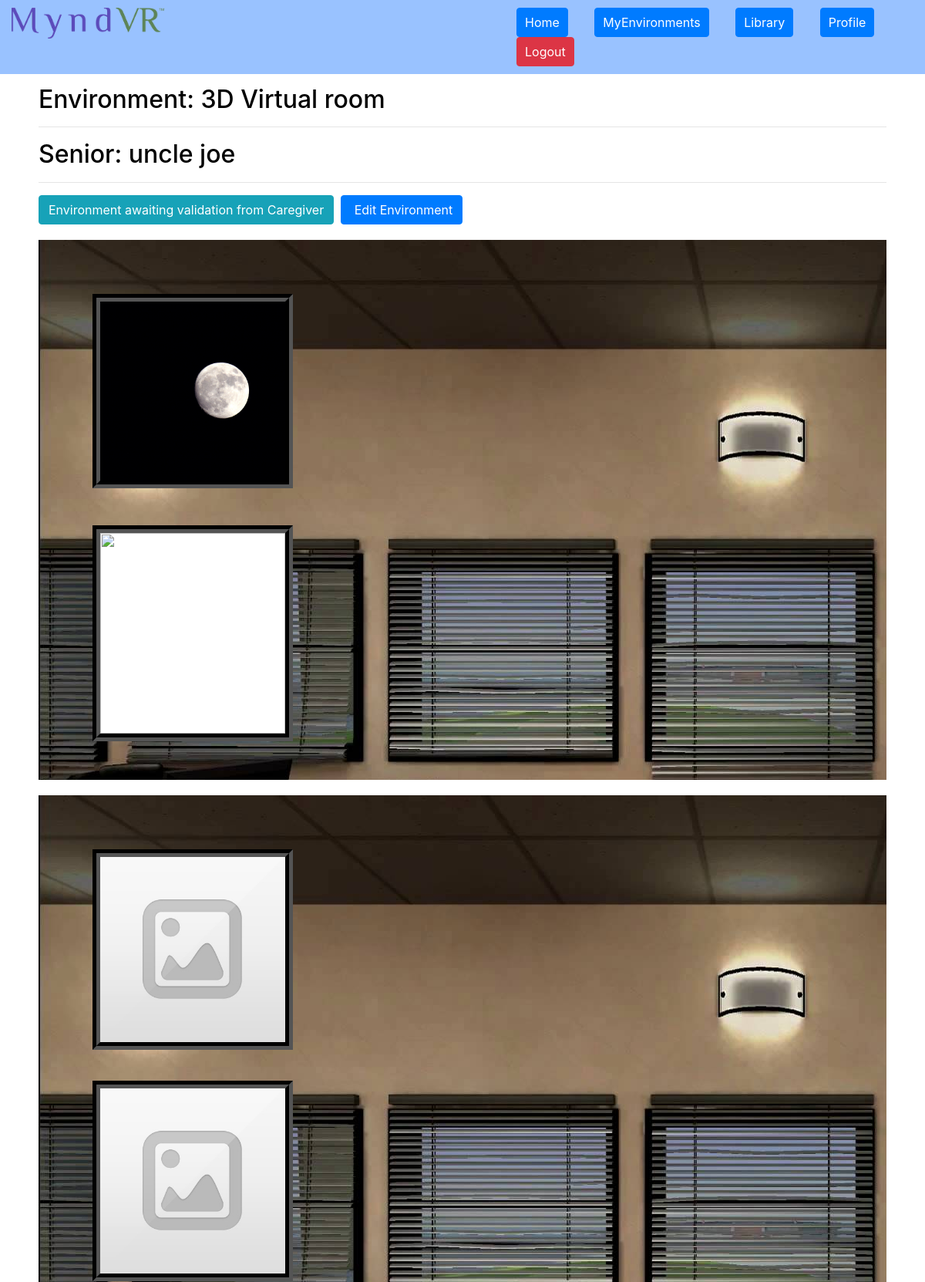
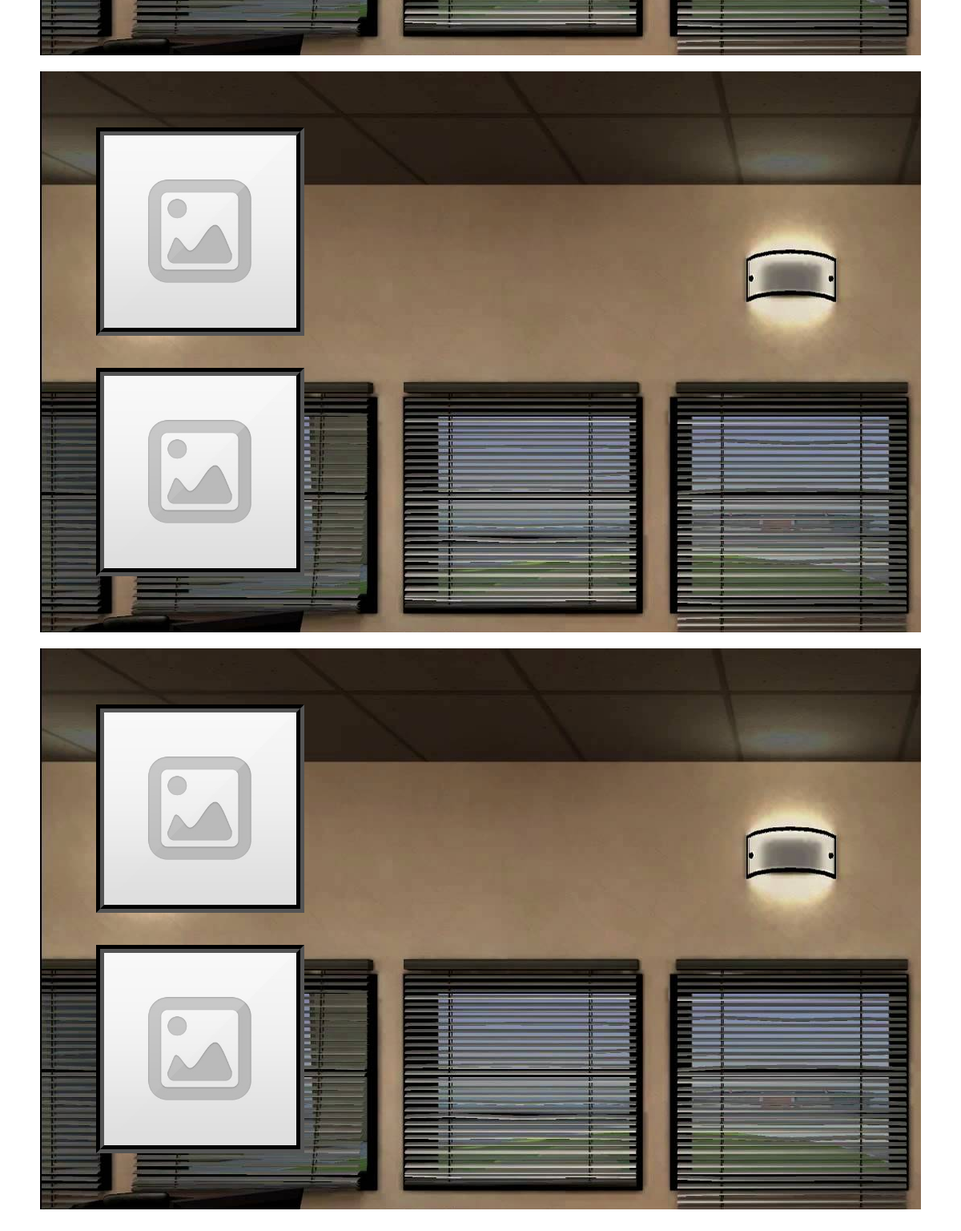
Screenshot of /index.php?pagetype=view&env_id=1&env_config_id=2 (signed in) with the database file from the repository (2 pictures, top to bottom).
### tables this page shows
CREATE TABLE `environments` (
  `env_id` int(11) NOT NULL,
  `env_name` varchar(100) NOT NULL,
  `details` varchar(1000) NOT NULL,
  `side1` varchar(200) NOT NULL,
  `side2` varchar(200) NOT NULL,
  `side3` varchar(200) NOT NULL,
  `side4` varchar(200) NOT NULL,
  `tablename` varchar(200) NOT NULL,
  `timestamp` varchar(100) NOT NULL,
  `flag` int(1) NOT NULL DEFAULT '0'
);

CREATE TABLE `env1` (
  `env_config_id` int(11) NOT NULL,
  `user_id` int(4) NOT NULL,
  `s_id` int(11) NOT NULL,
  `timestamp` varchar(100) NOT NULL,
  `flag` int(1) NOT NULL DEFAULT '0',
  `img_no` int(2) NOT NULL DEFAULT '8',
  `img_placeholder_1` int(5) NOT NULL DEFAULT '0',
  `img_placeholder_2` int(5) NOT NULL DEFAULT '0',
  `img_placeholder_3` int(5) NOT NULL DEFAULT '0',
  `img_placeholder_4` int(5) NOT NULL DEFAULT '0',
  `img_placeholder_5` int(5) NOT NULL DEFAULT '0',
  `img_placeholder_6` int(5) NOT NULL DEFAULT '0',
  `img_placeholder_7` int(5) NOT NULL DEFAULT '0',
  `img_placeholder_8` int(5) NOT NULL DEFAULT '0'
);

CREATE TABLE `seniors` (
  `s_id` int(11) NOT NULL,
  `user_id` int(6) NOT NULL,
  `profile` int(3) NOT NULL,
  `fullname` varchar(200) NOT NULL,
  `details` varchar(500) NOT NULL,
  `timestamp` varchar(100) NOT NULL,
  `flag` int(1) NOT NULL
);

### view.php (the view, shortened to what this page needs)
<?php
include "userauth.php";
?>
<div class="below">
<div class="col Environments">
<?php
	$query = "SELECT * FROM environments where env_id=$env_id";
	$results = mysqli_query($con, $query);
	while($row = mysqli_fetch_array($results))
	{
		$envname = $row['env_name'];
		$tablename = $row['tablename'];
		$side1 = $row['side1'];
		$side2 = $row['side2'];
		$side3 = $row['side3'];
		$side4 = $row['side4'];
		echo '<h2>Environment: '.$envname.'</h2><hr>';
		if($usertype>2)
		{
			$subquery = "SELECT * FROM ".$tablename." WHERE env_config_id=$env_config_id";
		}
		$subresults = mysqli_query($con, $subquery);
		while($subrow = mysqli_fetch_array($subresults))
		{
			$current_s_id = $subrow["s_id"];
			$user_id = $subrow["user_id"];
			$img_no = $subrow['img_no'];
			$flag = $subrow['flag'];
			$subquery2 = "SELECT * FROM seniors where s_id=$current_s_id";
			$subresults2 = mysqli_query($con, $subquery2);
			while($subrow2 = mysqli_fetch_array($subresults2))
			{
				$current_sname = $subrow2["fullname"];
			}
			echo '<h2>Senior: '.$current_sname.'</h2><hr>';
			if($flag==0)
				echo '<div class="btn btn-info">Environment awaiting validation from Caregiver</div>';
			echo '&nbsp&nbsp<a href="index.php?pagetype=edit&env_id='.$env_id.'&env_config_id='.$env_config_id.'"><div class="btn btn-primary"><i class="fa fa-pencil" aria-hidden="true"></i>&nbspEdit Environment</div></a>';
			$imgarray = [];
			for($i=1;$i<=$img_no;$i++)
			{
				$temp_imgid = $subrow['img_placeholder_'.$i];
				$link = "";
				if($temp_imgid!=0)
				{
					$subquery2 = "SELECT * FROM imagedb WHERE img_id=$temp_imgid";
					$subresults2 = mysqli_query($con, $subquery2);
					while($subrow2 = mysqli_fetch_array($subresults2))
					{
						$link = $subrow2['img_link'];
					}
					array_push($imgarray,$link);
				}
				else
				{
					$link = "images/default.jpg";
					array_push($imgarray,$link);
				}
			}
		}
	}
?>
	<?php
	$availableimgids = [];
	$availableimglinks = [];
	$query = "SELECT img_id, img_link FROM imagedb where user_id=$user_id and s_id=$current_s_id";
	$results = mysqli_query($con, $query);
	while($row = mysqli_fetch_array($results))
	{
		array_push($availableimgids, $row['img_id']);
		array_push($availableimglinks, $row['img_link']);
	}
		function get_place($i, $imgarray, $availableimgids, $availableimglinks)
		{
			if($imgarray[$i-1]!='null')
			{
				echo '<div class="viewholder"><div><div class="imgholder"><img src="'.$imgarray[$i-1].'" /></div></div></div>';
			}
		}
		echo '<div class="env_side" style="background:url('.$side1.')">';
			echo get_place(1, $imgarray, $availableimgids, $availableimglinks);
			echo get_place(2, $imgarray, $availableimgids, $availableimglinks);
		echo '</div>';
		echo '<div class="env_side" style="background:url('.$side2.')">';
			echo get_place(3, $imgarray, $availableimgids, $availableimglinks);
			echo get_place(4, $imgarray, $availableimgids, $availableimglinks);
		echo '</div>';
		echo '<div class="env_side" style="background:url('.$side3.')">';
			echo get_place(5, $imgarray, $availableimgids, $availableimglinks);
			echo get_place(6, $imgarray, $availableimgids, $availableimglinks);
		echo '</div>';
		echo '<div class="env_side" style="background:url('.$side4.')">';
			echo get_place(7, $imgarray, $availableimgids, $availableimglinks);
			echo get_place(8, $imgarray, $availableimgids, $availableimglinks);
		echo '</div>';
	?>
</div>
</div>

### css/theme.css (style rules this page uses)
body { width:100%; color:black; background-color:#ffffff; overflow-x:hidden; cursor:default; }
a:hover,a { text-decoration:none; }
.below { padding-top:60px; width:100%; height:auto; overflow:hidden; padding-left:0px; padding-right:0px; }
.environments { padding:50px; }
.env_side { width:100%; height:auto; padding:50px; margin-top:20px; margin-bottom:20px; }
.env_side .viewholder { height:300px; width:300; padding:20px; overflow:hidden; }
.env_side .placeholder >div,.env_side .viewholder >div { background:white; border: 10px groove black; }
.env_side .viewholder .imgholder { width:100%; height:auto; overflow:hidden; }
.env_side .placeholder .imgholder img, .env_side .viewholder .imgholder img { width:100%; height:auto; }

### rows the page displays
environments: env_name "3D Virtual room", side1 (picture), side2 (picture), side3 (picture), side4 (picture)
env1: s.fullname "uncle joe", shows "Environment awaiting validation from Caregiver"
